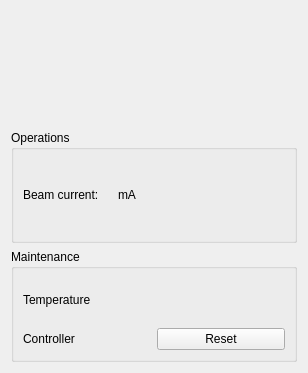
<?xml version='1.0' encoding='UTF-8'?>
<ui version="4.0">
 <class>Form</class>
 <widget class="QWidget" name="Form">
  <property name="geometry">
   <rect>
    <x>0</x>
    <y>0</y>
    <width>308</width>
    <height>373</height>
   </rect>
  </property>
  <property name="windowTitle">
   <string>User level demonstration</string>
  </property>
  <layout class="QVBoxLayout" name="verticalLayout">
   <item>
    <widget class="QELogin" name="qelogin">
     <property name="statusOnly">
      <bool>true</bool>
     </property>
     <property name="compactStyle">
      <bool>true</bool>
     </property>
    </widget>
   </item>
   <item>
    <widget class="QEGroupBox" name="qegroupbox_2">
     <property name="title">
      <string>Operations</string>
     </property>
     <layout class="QGridLayout" name="gridLayout_2">
      <item row="0" column="1">
       <widget class="QESubstitutedLabel" name="qesubstitutedlabel_3">
        <property name="text">
         <string>Beam current:</string>
        </property>
        <property name="scaledContents">
         <bool>false</bool>
        </property>
       </widget>
      </item>
      <item row="0" column="2">
       <widget class="QELabel" name="qelabel_2">
        <property name="variable" stdset="0">
         <string>OOE:ai</string>
        </property>
        <property name="userLevelUserStyle" stdset="0">
         <string>font-size: 36px</string>
        </property>
       </widget>
      </item>
      <item row="0" column="3">
       <widget class="QESubstitutedLabel" name="qesubstitutedlabel_4">
        <property name="text">
         <string>mA</string>
        </property>
        <property name="scaledContents">
         <bool>false</bool>
        </property>
       </widget>
      </item>
      <item row="0" column="4">
       <spacer name="horizontalSpacer">
        <property name="orientation">
         <enum>Qt::Horizontal</enum>
        </property>
        <property name="sizeHint" stdset="0">
         <size>
          <width>40</width>
          <height>20</height>
         </size>
        </property>
       </spacer>
      </item>
     </layout>
    </widget>
   </item>
   <item>
    <widget class="QEGroupBox" name="qegroupbox">
     <property name="title">
      <string>Maintenance</string>
     </property>
     <property name="userLevelVisibility" stdset="0">
      <enum>QE::Scientist</enum>
     </property>
     <layout class="QGridLayout" name="gridLayout">
      <item row="0" column="0">
       <widget class="QLabel" name="label">
        <property name="text">
         <string>Temperature</string>
        </property>
       </widget>
      </item>
      <item row="0" column="1">
       <widget class="QEAnalogProgressBar" name="qeanalogprogressbar">
        <property name="showText">
         <bool>false</bool>
        </property>
        <property name="variable" stdset="0">
         <string>OOE:ai</string>
        </property>
       </widget>
      </item>
      <item row="1" column="1">
       <widget class="QEPushButton" name="qepushbutton">
        <property name="text">
         <string>Reset</string>
        </property>
        <property name="userLevelEnabled" stdset="0">
         <enum>QE::Engineer</enum>
        </property>
       </widget>
      </item>
      <item row="1" column="0">
       <widget class="QLabel" name="label_2">
        <property name="text">
         <string>Controller</string>
        </property>
       </widget>
      </item>
     </layout>
    </widget>
   </item>
  </layout>
 </widget>
 <customwidgets>
  <customwidget>
   <class>QEAnalogProgressBar</class>
   <extends>QEAnalogIndicator</extends>
   <header>QEAnalogProgressBar.h</header>
  </customwidget>
  <customwidget>
   <class>QELabel</class>
   <extends>QLabel</extends>
   <header>QELabel.h</header>
  </customwidget>
  <customwidget>
   <class>QELogin</class>
   <extends>QFrame</extends>
   <header>QELoginManager.h</header>
  </customwidget>
  <customwidget>
   <class>QEPushButton</class>
   <extends>QPushButton</extends>
   <header>QEPushButton.h</header>
  </customwidget>
  <customwidget>
   <class>QESubstitutedLabel</class>
   <extends>QLabel</extends>
   <header>QESubstitutedLabel.h</header>
  </customwidget>
  <customwidget>
   <class>QEAnalogIndicator</class>
   <extends>QWidget</extends>
   <header>QEAnalogIndicator.h</header>
  </customwidget>
  <customwidget>
   <class>QEGroupBox</class>
   <extends>QGroupBox</extends>
   <header>QEGroupBox.h</header>
   <container>1</container>
  </customwidget>
 </customwidgets>
 <resources></resources>
 <connections></connections>
</ui>
